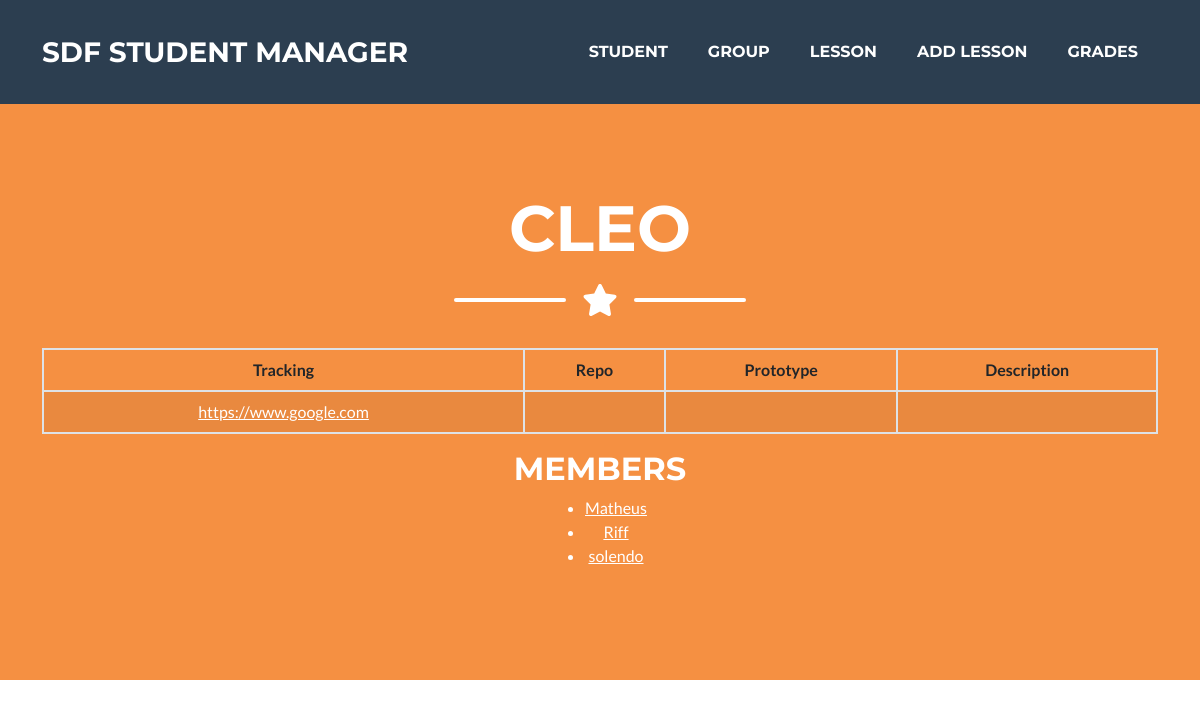
The page /group/1 on the database its author committed.
### presence_count/models.py (models this page shows, shortened)
class Group(models.Model):
    name = models.CharField(max_length=100)
    tracking = models.URLField(blank=True)
    repo = models.URLField(blank=True)
    prototype = models.URLField(blank=True)
    description = models.TextField(max_length=512, blank=True)

class Student(models.Model):
    name = models.CharField(max_length=100)
    email = models.EmailField(max_length=100)
    grade_1 = models.FloatField(default=0)
    grade_2 = models.FloatField(default=0)
    grade_avg = models.FloatField(default=0)
    presences = models.IntegerField(default=0)
    group = models.ForeignKey(Group, on_delete=models.PROTECT, default=None, null=True, blank=True)

### presence_count/views.py (the view)
# urls.py: path('group/<int:group_id>', views.view_group, name='view_group'),
def view_group(request, group_id):
    group = Group.objects.get(pk=group_id)
    members = Student.objects.filter(group_id=group_id)
    context = {'group': group, 'members': members}
    return render(request, 'group/group.html', context)

### presence_count/templates/group/group.html (shortened to what this page needs)
{% extends 'base.html' %}
{% block body %}
    <header class="masthead bg-primary text-white text-center">
        <div class="container d-flex align-items-center flex-column">
            <h1 class="masthead-heading text-uppercase mb-0">{{group.name}}</h1>
            <div class="divider-custom divider-light">
                <div class="divider-custom-line"></div>
                <div class="divider-custom-icon"><i class="fas fa-star"></i></div>
                <div class="divider-custom-line"></div>
            </div>
            <table class="table table-striped table-hover table-bordered">
				<thead>
					<tr>
                        <th scope="col">Tracking</th>
                        <th scope="col">Repo</th>
                        <th scope="col">Prototype</th>
                        <th scope="col">Description</th>
					</tr>
				</thead>
				<tbody>
					<tr>
						<td class="text-white"><a style="color: white;" href="{{group.tracking}}" target="_blank">{{group.tracking}}</a></td>
						<td class="text-white"><a style="color: white;" href="{{group.repo}}" target="_blank">{{group.repo}}</a></td>
                        <td class="text-white"><a style="color: white;" href="{{group.prototype}}" target="_blank">{{group.prototype}}</a></td>
						<td class="text-white">{{group.description}}</td>
					</tr>
				</tbody>
			</table>
            <h2>MEMBERS</h2>
            <ul>
                {% for member in members %}
                    <li><a style="color: white;"
                        href="{% url 'presence_count:view_student' member.id %}"
                        target="_blank">{{member.name}}</a></li>
                {% endfor %}
            </ul>
        </div>
    </header>
{% endblock %}

### rows shown on the page
Group: name "CLEO", tracking "https://www.google.com"
Student: name "Matheus"
Student: name "Riff"
Student: name "solendo"
